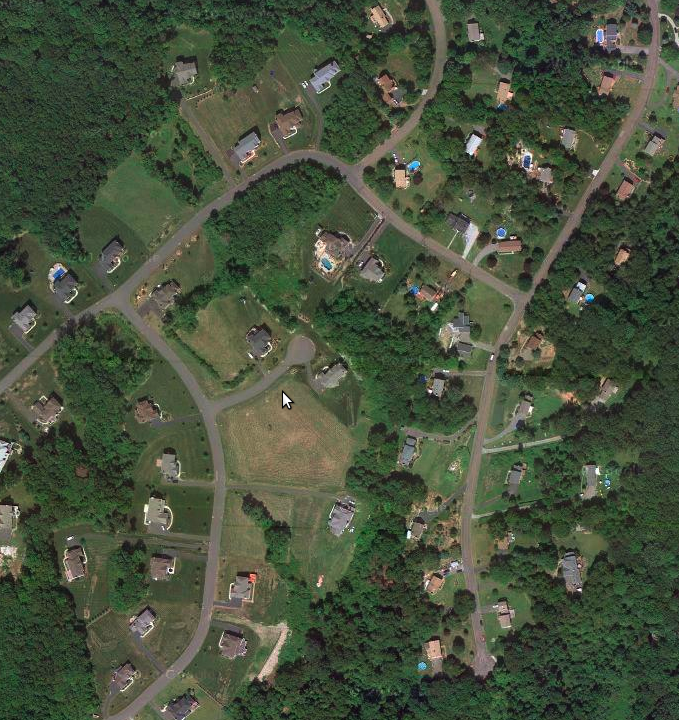
#> input picture Assng2_Images/street2.tif, 679 x 720 px, found by its file name
$ python OtsuSA.py
#> lines starting #> are read from the running program, lines starting #| are printed output that depends on the picture; after the words box and inside, x2 and y2 are one past the last pixel; in counts of white or black regions, pixels touching at a corner belong together; long printed decimals are rounded
import cv2
import numpy as np
from matplotlib import pyplot as plt
import random
import math
from sklearn.metrics import mean_squared_error as mse
from skimage.metrics import structural_similarity as ssim
from skimage import data, img_as_ubyte, io
from skimage.filters import threshold_multiotsu
from time import process_time
#import warnings
#warnings.filterwarnings("ignore")

# assigning nt = 50
nt = 50

# Start the stopwatch / counter
t1_start = process_time()

for i in range(nt):
    print(i, end=' ')
print()

def psnr(img1, img2):
    mse = np.mean((img1 - img2) ** 2)
    if mse == 0:
        return 100
    PIXEL_MAX = 255.0
    return 20 * math.log10(PIXEL_MAX / math.sqrt(mse))

def cost(neighbor, act, otsu):
    if mse(neighbor, otsu) < mse(act, otsu):
        return True
    return False

def simulated_annealing(initial_state, otsuTh,list):
    current_state = initial_state
    solution = current_state

    initial_temp = 41
    current_temp = initial_temp
    final_temp = 10
    alpha = 1

    while current_temp > final_temp:
        for i in range(len(list)):
            # Neighbor threshold
            x = random.choice(range(0, 256))
            retN, threshN = cv2.threshold(img, x, 255, cv2.THRESH_BINARY)

            ret, thresh = cv2.threshold(img, list[i], 255, cv2.THRESH_BINARY)
            print(list[i])

            if cost(threshN, current_state, otsuTh) and cost(threshN, thresh, otsuTh):
                solution = threshN
                current_state = threshN
                retS = retN
            elif cost(thresh, current_state, otsuTh):
                solution = thresh
                current_state
                retS = ret
        print(retS)
        current_temp -= alpha
    return solution

img = cv2.imread('Assng2_Images/Street2.tif',0)
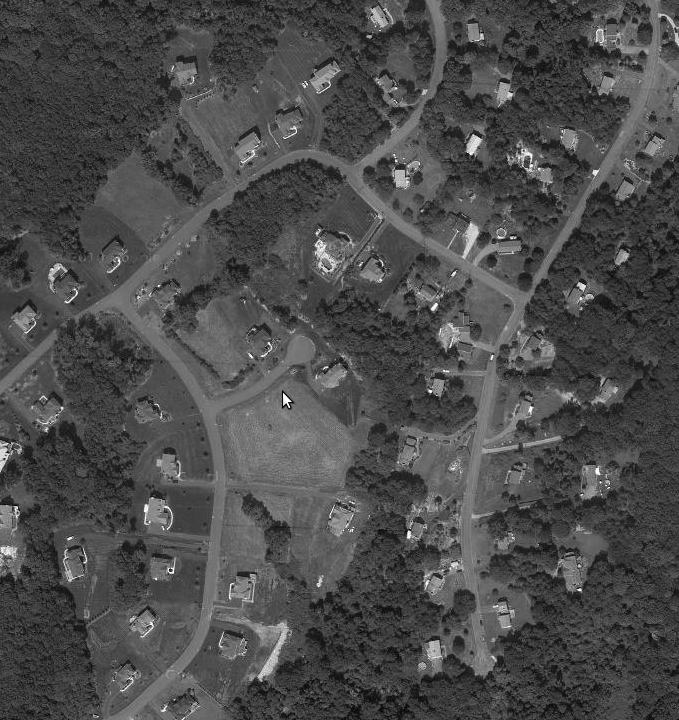
#> img: shape (720, 679); min 0, max 255, mean 75.7
image = io.imread('Assng2_Images/Street2.tif',0)

#img = cv2.cvtColor(img, cv2.COLOR_BGR2GRAY)
a = 0
b = 255 #64.52923338185347, 96.93386923901393, 108.08251633986929, 115.62578444747612, 125.07092124503865, 197.71053693984658
n = 3# number of thresholds (better choose even value)
k = 0.7 # free variable to take any positive value
T = [] # list which will contain 'n' thresholds

def multiThresh(img, a, b):
    if a>b:
        s=-1
        m=-1
        return m,s

    img = np.array(img)
    t1 = (img>=a)
    t2 = (img<=b)
    X = np.multiply(t1,t2)
    Y = np.multiply(img,X)
    s = np.sum(X)
    m = np.sum(Y)/s
    return m,s


for i in range(int(math.ceil(n/2-1))):
    img = np.array(img)
    t1 = (img>=a)
    t2 = (img<=b)
    X = np.multiply(t1,t2)
    Y = np.multiply(img,X)
    mu = np.sum(Y)/np.sum(X)

    Z = Y - mu
    Z = np.multiply(Z,X)
    W = np.multiply(Z,Z)
    sigma = math.sqrt(np.sum(W)/np.sum(X))

    T1 = mu - k*sigma
    T2 = mu + k*sigma

    x, y = multiThresh(img, a, T1)
    w, z = multiThresh(img, T2, b)

    T.append(x)
    T.append(w)

    a = T1+1
    b = T2-1
    k = k*(i+1)
#> this loop made 1 pass
#> (mu, sigma, T1, T2, x, y) on pass 1: (75.74, 29.29, 55.24, 96.24, 42.32, 119136)
#> pass 1, `W = np.multiply(Z,Z)`:
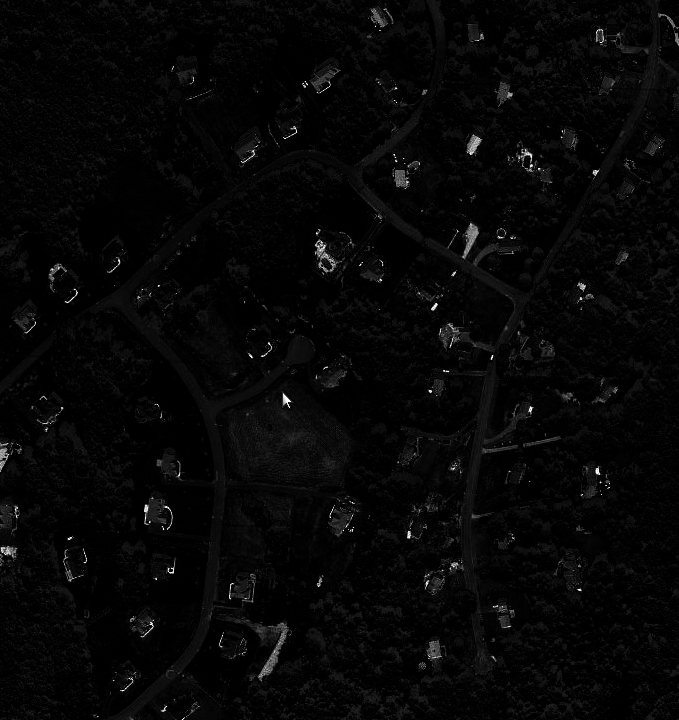
#> W: shape (720, 679) float64; min 0.0671, max 32133.8, mean 857.8; drawn with min black and max white
#> pass 1, in multiThresh, `t2 = (img<=b)`:
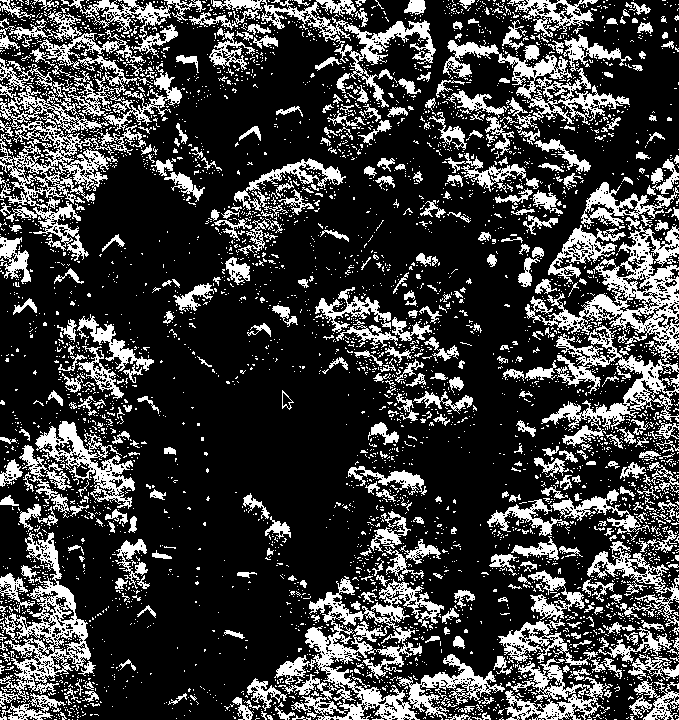
#> t2: shape (720, 679) bool; 24.4% white; 4839 white regions (4394 under 20 px), largest, box (x1, y1, x2, y2) and area: (278, 576, 444, 720) 7119, (525, 224, 679, 363) 5789, (0, 58, 118, 210) 5536
#> after the loop, T = [42.32, 118.3]; k = 0.7

T1 = mu
#> T1 = 75.74
T2 = mu+1
#> T2 = 76.74
x, y = multiThresh(img, a, T1)
#> call 3 of multiThresh, with a = 56.24, b = 75.74
#> in multiThresh (call 3), `t1 = (img>=a)`: t1: shape (720, 679) bool; 74.3% white; 4539 black regions (4145 under 20 px), largest, box (x1, y1, x2, y2) and area: (525, 215, 679, 450) 11494, (277, 539, 444, 720) 8192, (0, 58, 146, 261) 7783
#> in multiThresh (call 3), `t2 = (img<=b)`: t2: shape (720, 679) bool; 55.3% white; 7213 black regions (7036 under 20 px), largest, box (x1, y1, x2, y2) and area: (0, 0, 679, 720) 174171, (0, 305, 89, 439) 4536, (58, 525, 148, 620) 2319
#> in multiThresh (call 3), `X = np.multiply(t1,t2)`: X: shape (720, 679) bool; 29.6% white in thin lines or dots
#> in multiThresh (call 3), `Y = np.multiply(img,X)`:
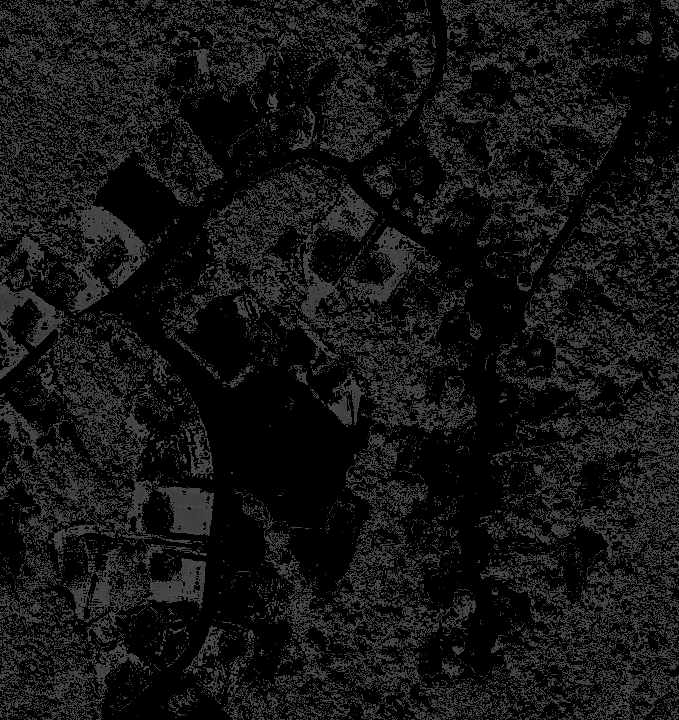
#> Y: shape (720, 679); min 0, max 75, mean 19.6
#> in multiThresh (call 3), `s = np.sum(X)`: s = 144780
#> in multiThresh (call 3), `m = np.sum(Y)/s`: m = 66.24
#> x = 66.24; y = 144780
w, z = multiThresh(img, T2, b)
#> call 4 of multiThresh, with a = 76.74, b = 95.24
#> in multiThresh (call 4), `t1 = (img>=a)`: t1: shape (720, 679) bool; 43.2% white; 7004 white regions (6845 under 20 px), largest, box (x1, y1, x2, y2) and area: (0, 0, 679, 720) 166958, (0, 305, 89, 439) 4358, (58, 525, 138, 620) 2187
#> in multiThresh (call 4), `t2 = (img<=b)`: t2: shape (720, 679) bool; 77.9% white; 2725 black regions (2588 under 20 px), largest, box (x1, y1, x2, y2) and area: (74, 0, 679, 720) 81692, (0, 505, 26, 576) 1127, (0, 330, 57, 400) 825
#> in multiThresh (call 4), `X = np.multiply(t1,t2)`: X: shape (720, 679) bool; 21.1% white in thin lines or dots
#> in multiThresh (call 4), `Y = np.multiply(img,X)`:
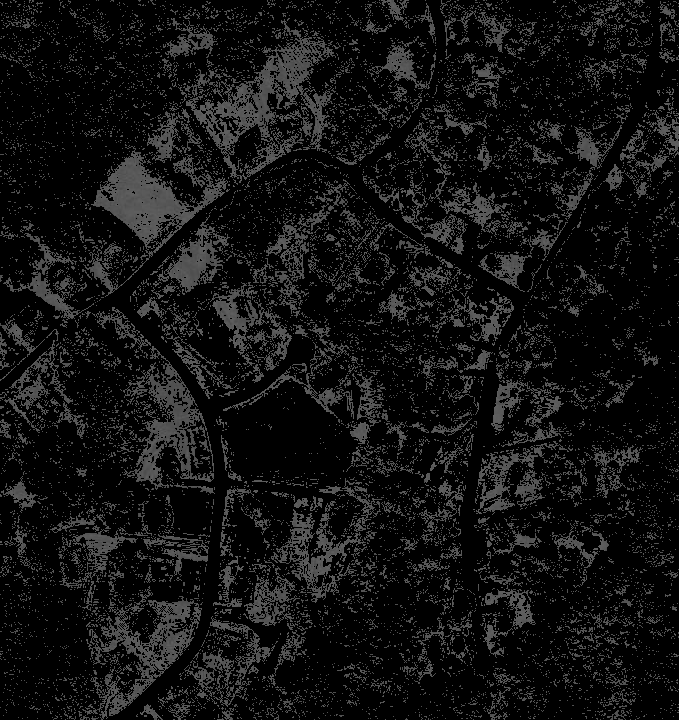
#> Y: shape (720, 679); min 0, max 95, mean 17.9
#> in multiThresh (call 4), `s = np.sum(X)`: s = 103051
#> in multiThresh (call 4), `m = np.sum(Y)/s`: m = 85.11
#> w = 85.11; z = 103051
T.append(x)
T.append(w)
T.sort()


ret,thresh1 = cv2.threshold(img,1,255,cv2.THRESH_BINARY)
#> thresh1: shape (720, 679); 100% white; black in thin lines or dots, all inside (x1, y1, x2, y2) = (282, 235, 513, 408)

#otsu method
retO, thresho = cv2.threshold(img,0,255,cv2.THRESH_BINARY+cv2.THRESH_OTSU)
#> thresho: shape (720, 679); 34% white; 5092 white regions (4968 under 20 px), largest, box (x1, y1, x2, y2) and area: (44, 0, 679, 720) 132398, (0, 305, 70, 433) 2910, (543, 521, 608, 594) 1720
#> retO = 83

result = simulated_annealing(thresh1, thresho,T)
#> the loop in simulated_annealing, `while current_temp > final_temp:` made 31 passes
#> (printed output is left out)
#> after the loop in simulated_annealing, `while current_temp > final_temp:`:
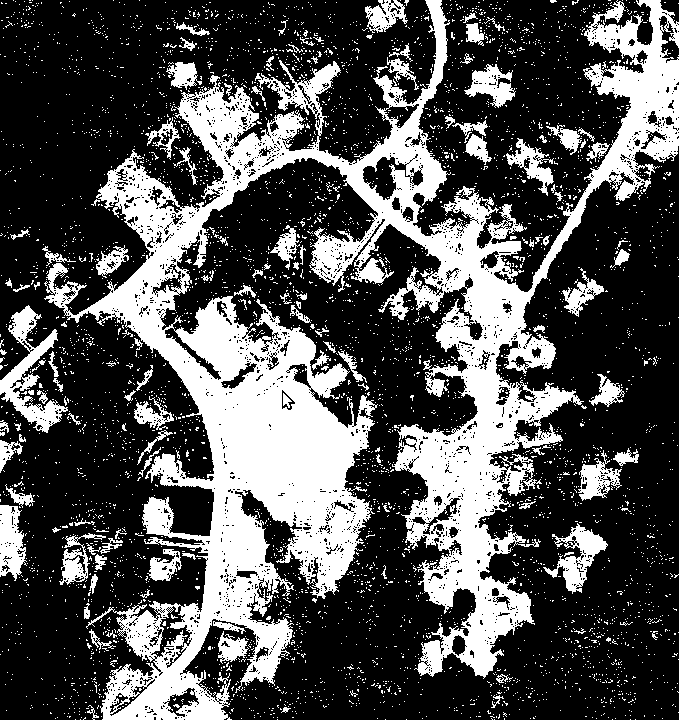
#> solution: shape (720, 679); 31.9% white; 4596 white regions (4471 under 20 px), largest, box (x1, y1, x2, y2) and area: (44, 0, 679, 720) 123323, (0, 305, 68, 433) 2745, (543, 523, 608, 594) 1617
#> after the loop in simulated_annealing, `while current_temp > final_temp:`: current_temp = 10
# Applying multi-Otsu threshold for the default value, generating
# three classes.

thresholds = threshold_multiotsu(image,classes=4)
#> thresholds = [55, 87, 131]

# Using the threshold values, we generate the three regions.
regions = np.digitize(img, bins=thresholds)
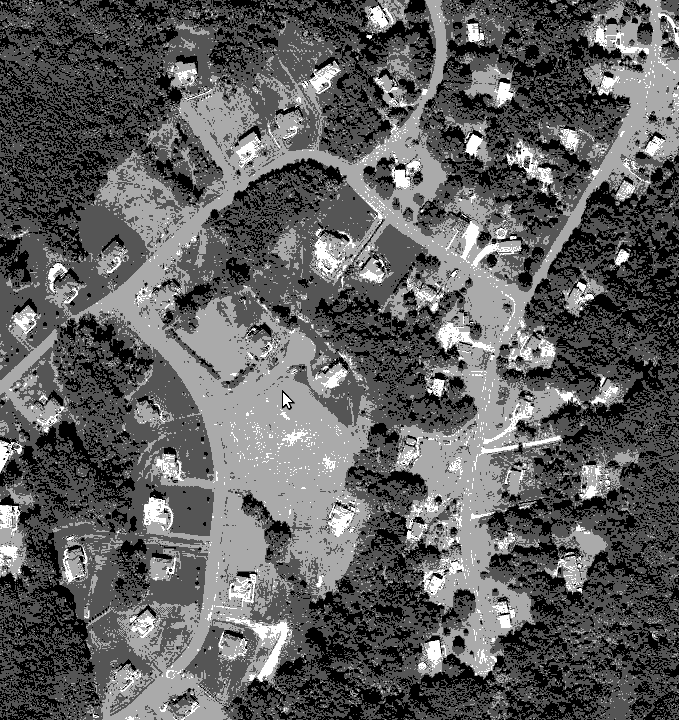
#> regions: shape (720, 679) int64; min 0, max 3, mean 1.11; drawn with min black and max white
output = img_as_ubyte(regions)


print(f'PSNR: {psnr(output, result)},\nSSIM: {ssim(output,result)}')
#> in psnr, `mse = np.mean((img1 - img2) ** 2)`: mse = 3.52
#| PSNR: 42.668,
#| SSIM: 0.2696
cv2.imshow('Solution', result)
cv2.imshow('Otsu', thresho)
cv2.imshow('Multi-otsu', output)

t1_stop = process_time()

print("Elapsed time:", t1_stop, t1_start)

print("Elapsed time during the whole program in milli-seconds:",
      ((t1_stop - t1_start)*1000))
#cv2.imshow('Thresh', thresh1)
cv2.waitKey(0)

# closing all open windows
cv2.destroyAllWindows()

$ run again, with Assng2_Images/flowers.png saved as Assng2_Images/street2.tif
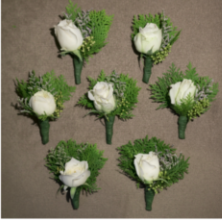
#> input picture Assng2_Images/flowers.png, 222 x 221 px, found by its file name
#> the loop `for i in range(int(math.ceil(n/2-1))):` made 1 pass
#> (mu, sigma, T1, T2, x, y) on pass 1: (112.3, 36.71, 86.61, 138, 64.53, 8245)
#> pass 1, in multiThresh, `t2 = (img<=b)`:
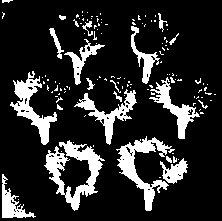
#> t2: shape (221, 222) bool; 16.8% white; 128 white regions (107 under 20 px), largest, box (x1, y1, x2, y2) and area: (44, 140, 105, 211) 1555, (116, 136, 175, 211) 1280, (10, 71, 57, 145) 1062
#> after the loop `for i in range(int(math.ceil(n/2-1))):`: T = [64.53, 197.7]; k = 0.7
#> `T1 = mu`: T1 = 112.3
#> `T2 = mu+1`: T2 = 113.3
#> t2: shape (221, 222) bool; 52.8% white; 144 black regions (136 under 20 px), largest, box (x1, y1, x2, y2) and area: (0, 0, 222, 221) 20117, (169, 78, 212, 106) 679, (134, 151, 163, 184) 660
#> X: shape (221, 222) bool; 35.3% white; 279 white regions (245 under 20 px), largest, box (x1, y1, x2, y2) and area: (1, 0, 134, 218) 10632, (155, 63, 222, 159) 1331, (160, 167, 222, 218) 1292
#> `x, y = multiThresh(img, a, T1)`: x = 102.1; y = 17299
#> t2: shape (221, 222) bool; 89.8% white; 49 black regions (41 under 20 px), largest, box (x1, y1, x2, y2) and area: (0, 0, 222, 221) 884, (54, 19, 84, 57) 662, (135, 23, 163, 53) 614
#> X: shape (221, 222) bool; 34.9% white; 287 white regions (273 under 20 px), largest, box (x1, y1, x2, y2) and area: (52, 0, 222, 218) 14450, (23, 14, 75, 87) 1424, (58, 130, 71, 140) 76
#> `w, z = multiThresh(img, T2, b)`: w = 121.3; z = 17115
#> thresh1: shape (221, 222); every value is 255
#> thresho: shape (221, 222); 9.3% white; 14 white regions (6 under 20 px), largest, box (x1, y1, x2, y2) and area: (0, 0, 222, 221) 884, (58, 20, 84, 53) 596, (134, 152, 160, 182) 577
#> retO = 152
#> the loop in simulated_annealing, `while current_temp > final_temp:` made 31 passes
#> (printed output is left out)
#> after the loop in simulated_annealing, `while current_temp > final_temp:`: current_temp = 10
#> thresholds = [72, 114, 190]
#> regions: shape (221, 222) int64; 4 distinct labels, from 0 to 3
#> `output = img_as_ubyte(regions)`:
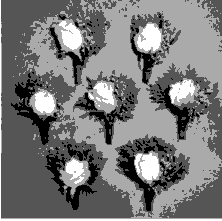
#> output: shape (221, 222); min 0, max 3, mean 1.42; drawn with min black and max white
#> mse = 3.17
#| PSNR: 43.121,
#| SSIM: 0.6621
